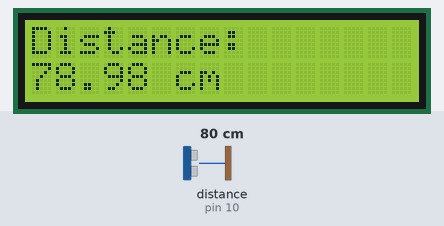
Bench run of a sketch on a simulated Arduino Uno, built with avr-gcc and run on an emulated ATmega328P. Parts: 16×2 character LCD. Wiring (inferred from the names in the program): ultrasonic range finder: trigger pin 9; echo pin 10. The inputs (shaded band) are chosen by the test bench; at power-on: distance to the obstacle (sensor on pin 10) 80 cm. The echo pulse lasts 58.3 µs per cm; what the sketch prints to the serial monitor is not drawn.

Above: at 1.2 s.
1.3 s: distance to the obstacle (sensor on pin 10) set to 4 cm
At 2.4 s:
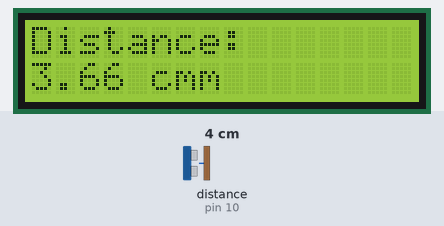
4.4 s: distance to the obstacle (sensor on pin 10) set to 60 cm
At 5.2 s:
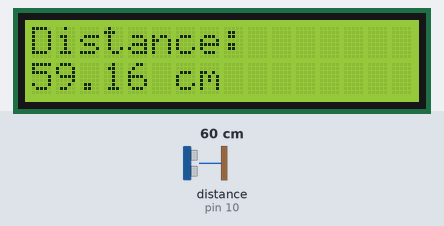
6.1 s: distance to the obstacle (sensor on pin 10) set to 2 cm
At 7.9 s:
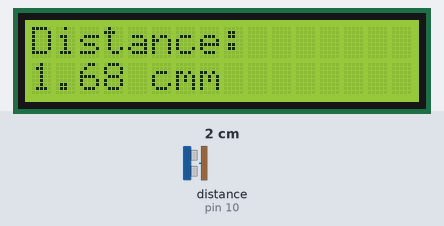
Timing chart, 0 to 9.4 s (numbered marks = the images above; inputs shaded):
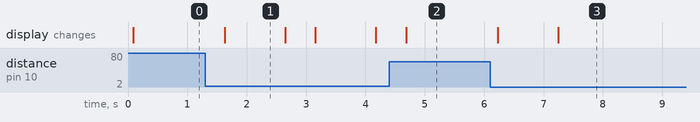

Measured:
- after the input at 1.3 s, the display: changes after 0.33 s (image 1)
- after the input at 4.4 s, the display: changes after 0.29 s (image 2)
- after the input at 6.1 s, the display: first changes after 0.13 s (image 3 shows a later state)
- what the display in image 1 shows lasts 1.0 s, from 1.6 s to 2.6 s

The sketch:

ultrasonic-hc-sr04-lcd.ino
```cpp
#include <Wire.h>
#include <LiquidCrystal_I2C.h>
LiquidCrystal_I2C lcd(0x27, 16, 2);
const int trigPin = 9;
const int echoPin = 10;
void setup() {
  Serial.begin(9600);
  pinMode(trigPin, OUTPUT);
  pinMode(echoPin, INPUT);
  lcd.init();
  lcd.backlight();
  lcd.setCursor(0, 0);
  lcd.print("Distance:");
}
void loop() {
  digitalWrite(trigPin, LOW);
  delayMicroseconds(2);
  digitalWrite(trigPin, HIGH);
  delayMicroseconds(10);
  digitalWrite(trigPin, LOW);
  long duration = pulseIn(echoPin, HIGH);
  float distance = duration * 0.034 / 2;
  lcd.setCursor(0, 1);
  lcd.setCursor(0, 1);
  lcd.print(distance);
  lcd.print(" cm");
  Serial.print("Distance: ");
  Serial.print(distance);
  Serial.println(" cm");
  delay(500);
}
```
